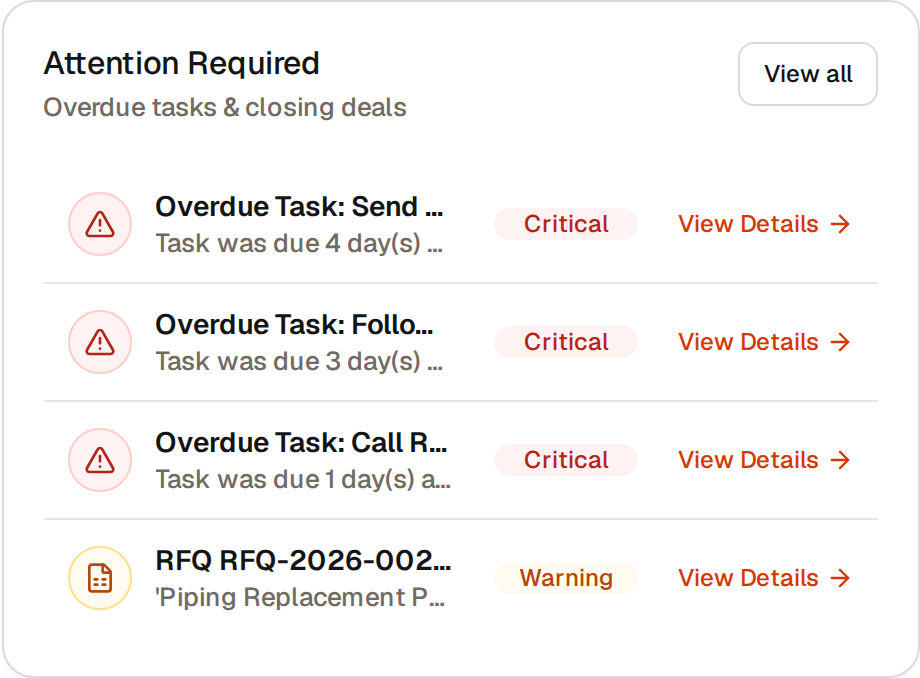
#> input picture docs/design-mapping/screenshots/attention-required/attention-required-card-desktop-1440x900.png, 920 x 678 px
$ python generate_attention_required_contact_sheet.py
#> lines starting #> are read from the running program, lines starting #| are printed output that depends on the picture
#!/usr/bin/env python3
"""
Generate ForgeFlow × Sakani Attention Required Conformance Contact Sheet
"""

import os
import json
from PIL import Image, ImageDraw, ImageFont

BASE_DIR = os.path.dirname(os.path.dirname(os.path.abspath(__file__)))
SCREENSHOTS_DIR = os.path.join(BASE_DIR, "docs/design-mapping/screenshots/attention-required")
OUTPUT_PATH = os.path.join(SCREENSHOTS_DIR, "contact-sheet.png")

def get_font(size, bold=False):
    font_paths = [
        "/usr/share/fonts/truetype/dejavu/DejaVuSans-Bold.ttf" if bold else "/usr/share/fonts/truetype/dejavu/DejaVuSans.ttf",
        "/usr/share/fonts/truetype/liberation/LiberationSans-Bold.ttf" if bold else "/usr/share/fonts/truetype/liberation/LiberationSans-Regular.ttf",
    ]
    for p in font_paths:
        if os.path.exists(p):
            return ImageFont.truetype(p, size)
    return ImageFont.load_default()

def create_contact_sheet():
    os.makedirs(SCREENSHOTS_DIR, exist_ok=True)

    # 1. Load images
    card_desktop = Image.open(os.path.join(SCREENSHOTS_DIR, "attention-required-card-desktop-1440x900.png"))
#> card_desktop is the input picture: PIL image 920x678 RGB; mean R, G, B 247.2, 244.9, 244.1
    card_dark = Image.open(os.path.join(SCREENSHOTS_DIR, "attention-required-card-dark-desktop-1440x900.png"))
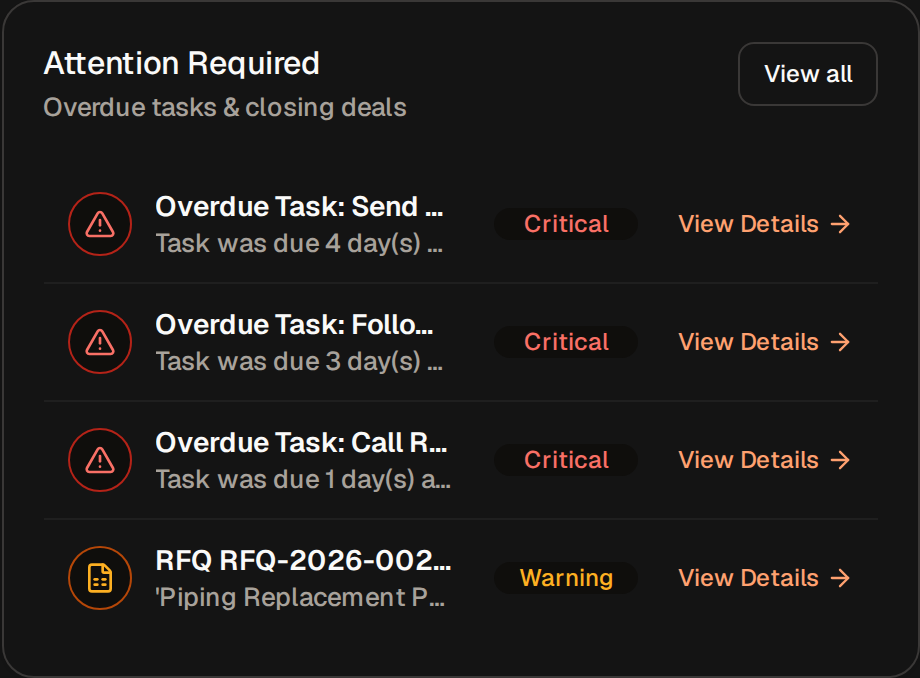
#> input picture docs/design-mapping/screenshots/attention-required/attention-required-card-dark-desktop-1440x900.png, 920 x 678 px
#> card_dark is the input picture: PIL image 920x678 RGB; mean R, G, B 30, 28.3, 27.4
    sheet_desktop = Image.open(os.path.join(SCREENSHOTS_DIR, "attention-required-sheet-desktop-1440x900.png"))
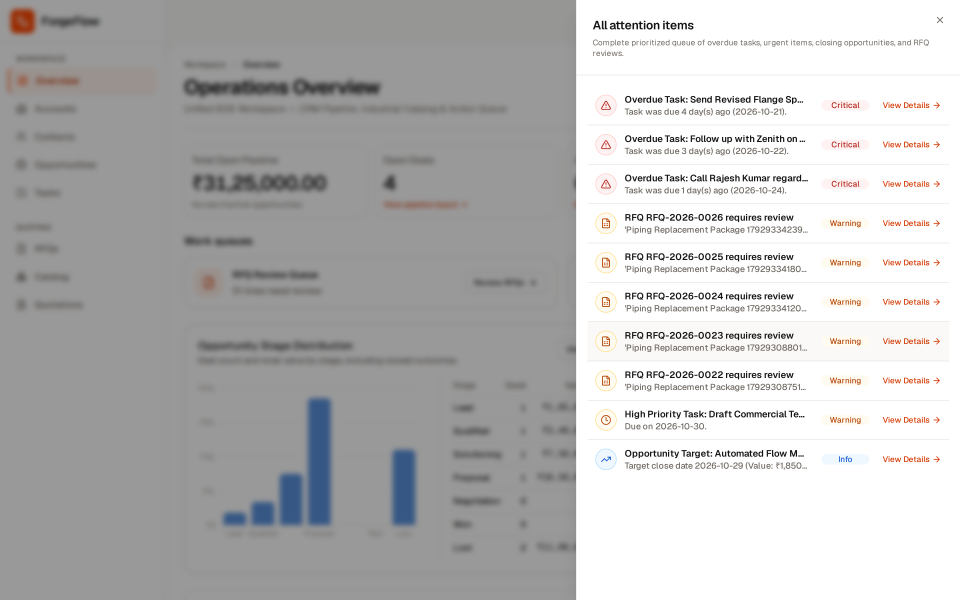
#> input picture docs/design-mapping/screenshots/attention-required/attention-required-sheet-desktop-1440x900.png, 2880 x 1800 px (shown at 1/3 size)
#> sheet_desktop is the input picture: PIL image 2880x1800 RGB; mean R, G, B 187.4, 186.9, 186.9
    card_tablet = Image.open(os.path.join(SCREENSHOTS_DIR, "attention-required-card-tablet-1024x768.png"))
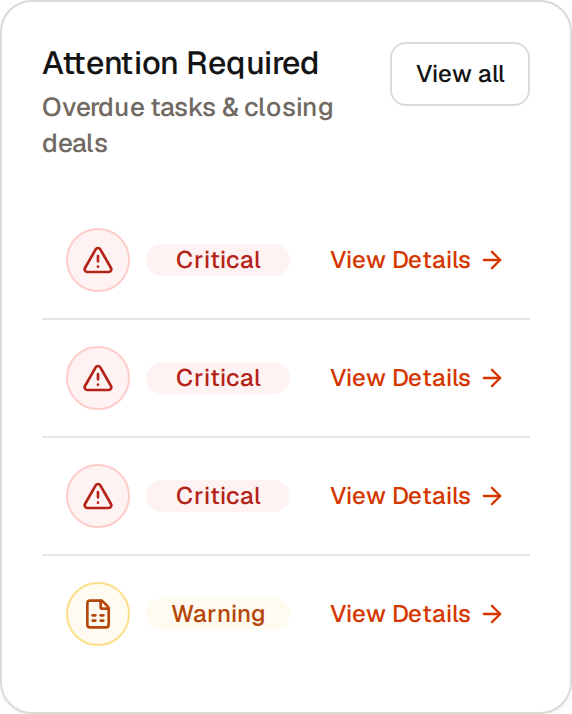
#> input picture docs/design-mapping/screenshots/attention-required/attention-required-card-tablet-1024x768.png, 572 x 714 px
#> card_tablet is the input picture: PIL image 572x714 RGB; mean R, G, B 250.8, 247.5, 246.4
    card_mobile = Image.open(os.path.join(SCREENSHOTS_DIR, "attention-required-card-mobile-390x844.png"))
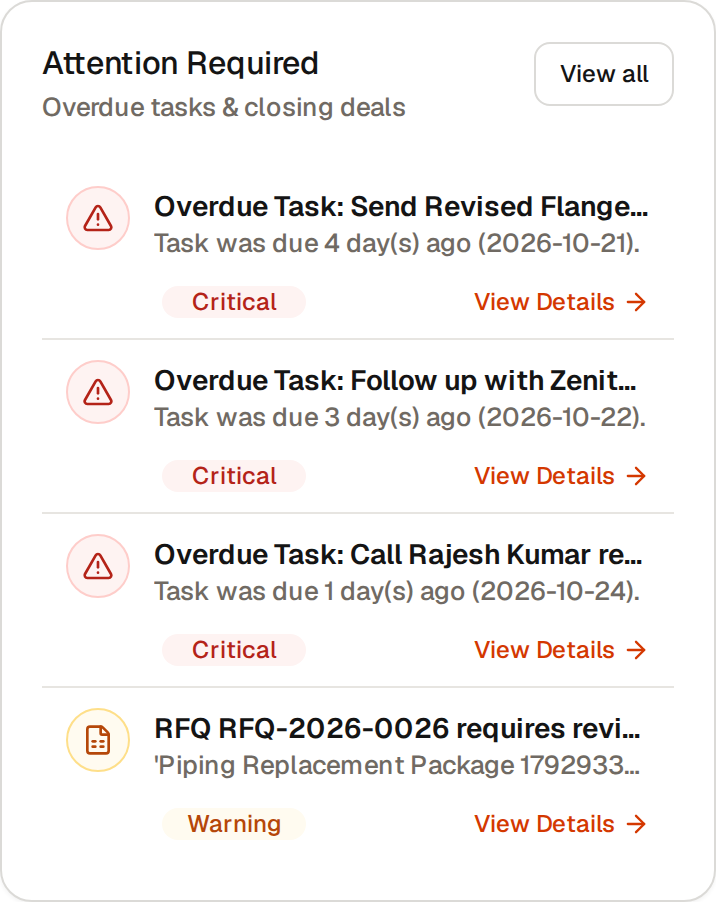
#> input picture docs/design-mapping/screenshots/attention-required/attention-required-card-mobile-390x844.png, 716 x 902 px
#> card_mobile is the input picture: PIL image 716x902 RGB; mean R, G, B 244, 241.8, 241

    # Load verification data
    json_path = os.path.join(SCREENSHOTS_DIR, "attention-required-verification.json")
#> (the run stopped early here; a loop or call above may not have finished)
